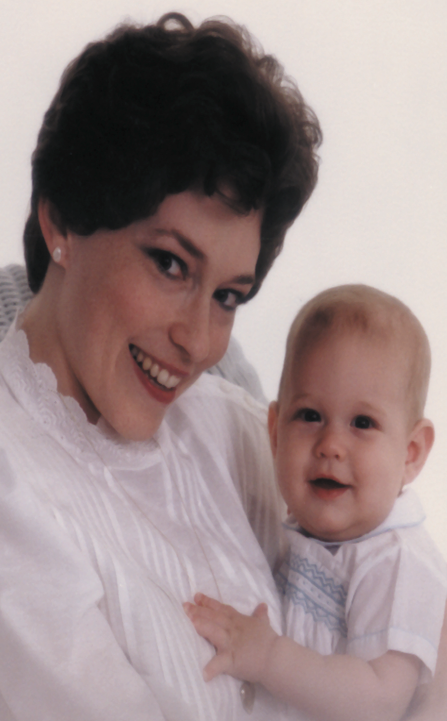
%> input picture EE415 Digital Image Processing/In Class/10-25/Fig0636(woman_baby_original).png, 447 x 721 px
$ octave inclass.m   (GNU Octave 9; MATLAB toolbox functions it lacks are replaced by stand-ins)
%> lines starting %> are read from the running program, lines starting %| are printed output that depends on the picture
a = imread('Fig0636(woman_baby_original).png');
%> a is the input picture: size 721x447x3 uint8; mean R, G, B 156.4, 138.9, 138.9

figure(1);
imshow(a);

b = zeros(size(a), 'uint8');

b(:,:,1) = a(:,:,1);
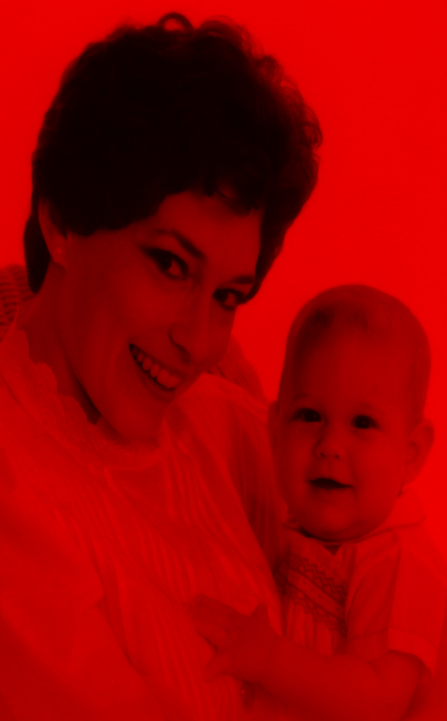
%> b: size 721x447x3 uint8; mean R, G, B 156.4, 0, 0

figure(2);
imshow(b);

b(:,:,1) = 0;
%> b: size 721x447x3 uint8; every value is 0

b(:,:,2) = a(:,:,2);
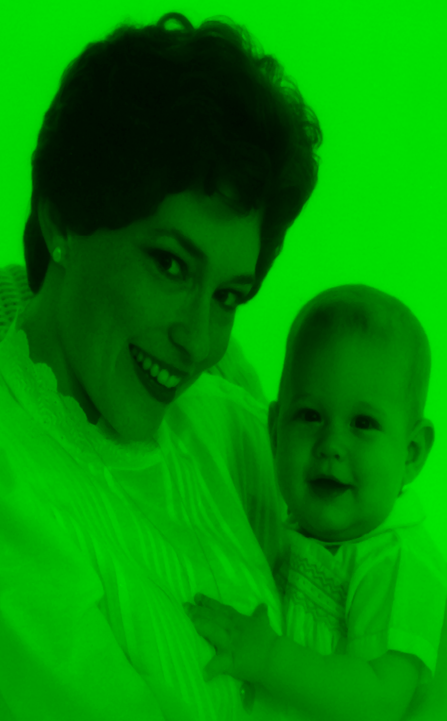
%> b: size 721x447x3 uint8; mean R, G, B 0, 138.9, 0

figure(3);
imshow(b);

b(:,:,2) = 0;
b(:,:,3) = a(:,:,3);
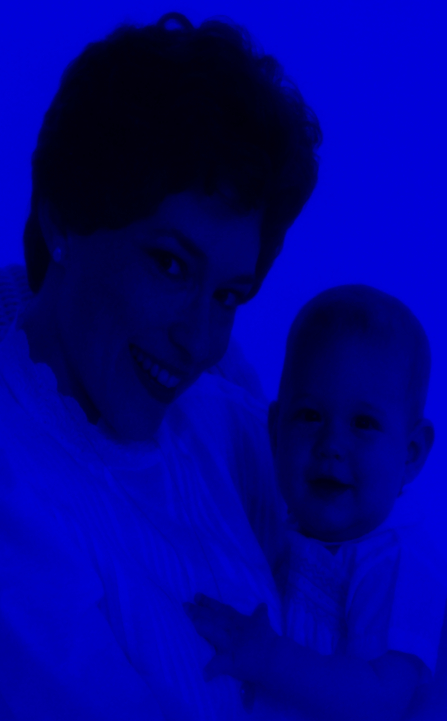
%> b: size 721x447x3 uint8; mean R, G, B 0, 0, 138.9

figure(4);
imshow(b);
